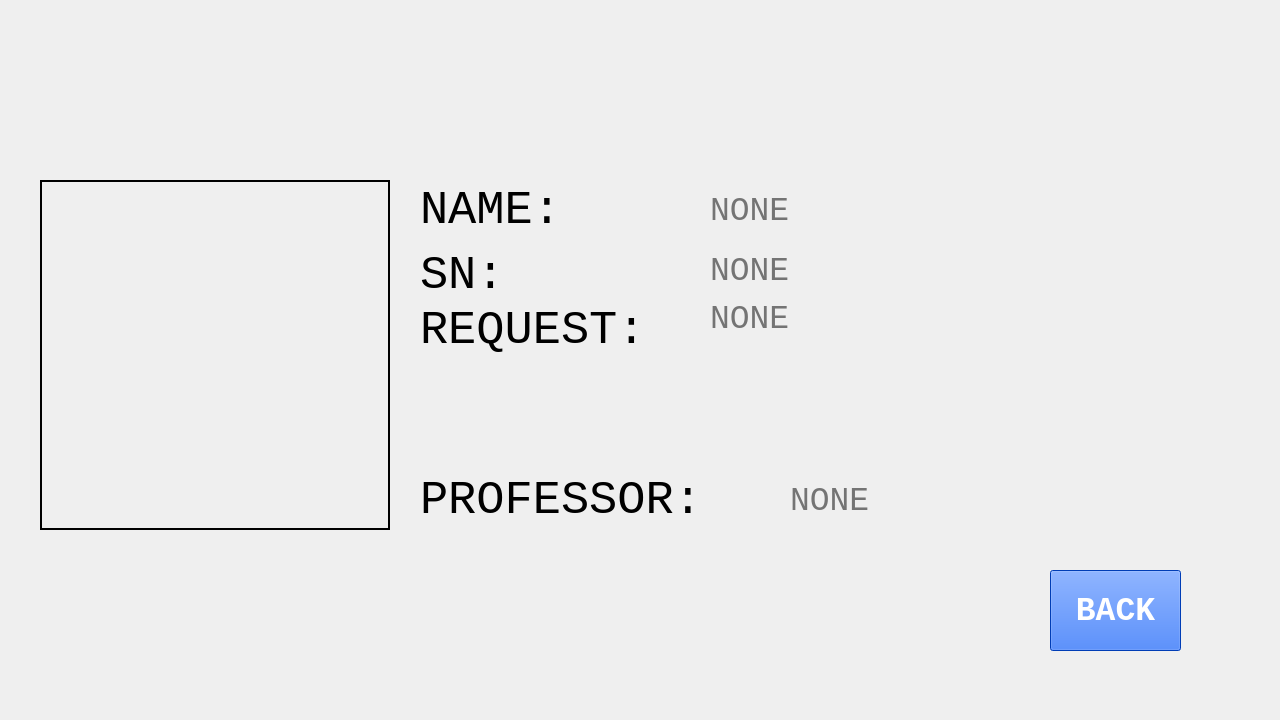
<?xml version="1.0" encoding="UTF-8"?>
<ui version="4.0">
 <class>MainRequest</class>
 <widget class="QMainWindow" name="MainRequest">
  <property name="geometry">
   <rect>
    <x>0</x>
    <y>0</y>
    <width>1280</width>
    <height>720</height>
   </rect>
  </property>
  <property name="font">
   <font>
    <family>Consolas</family>
    <pointsize>25</pointsize>
    <weight>75</weight>
    <bold>true</bold>
   </font>
  </property>
  <property name="windowTitle">
   <string>MainWindow</string>
  </property>
  <property name="styleSheet">
   <string notr="true"/>
  </property>
  <widget class="QWidget" name="centralwidget">
   <widget class="QPushButton" name="pushButtonBACK">
    <property name="geometry">
     <rect>
      <x>1050</x>
      <y>570</y>
      <width>131</width>
      <height>81</height>
     </rect>
    </property>
    <property name="font">
     <font>
      <family>Consolas</family>
      <pointsize>25</pointsize>
      <weight>75</weight>
      <bold>true</bold>
     </font>
    </property>
    <property name="styleSheet">
     <string notr="true">color: rgb(255, 255, 255);
background-color: rgb(0, 85, 255);</string>
    </property>
    <property name="text">
     <string>BACK</string>
    </property>
   </widget>
   <widget class="QLabel" name="label_4">
    <property name="geometry">
     <rect>
      <x>420</x>
      <y>470</y>
      <width>361</width>
      <height>61</height>
     </rect>
    </property>
    <property name="font">
     <font>
      <family>Consolas</family>
      <pointsize>35</pointsize>
      <weight>50</weight>
      <bold>false</bold>
     </font>
    </property>
    <property name="text">
     <string>PROFESSOR:</string>
    </property>
   </widget>
   <widget class="QLabel" name="label">
    <property name="geometry">
     <rect>
      <x>420</x>
      <y>180</y>
      <width>261</width>
      <height>61</height>
     </rect>
    </property>
    <property name="font">
     <font>
      <family>Consolas</family>
      <pointsize>35</pointsize>
      <weight>50</weight>
      <bold>false</bold>
     </font>
    </property>
    <property name="text">
     <string>NAME:</string>
    </property>
   </widget>
   <widget class="QLabel" name="label_3">
    <property name="geometry">
     <rect>
      <x>420</x>
      <y>300</y>
      <width>261</width>
      <height>61</height>
     </rect>
    </property>
    <property name="font">
     <font>
      <family>Consolas</family>
      <pointsize>35</pointsize>
      <weight>50</weight>
      <bold>false</bold>
     </font>
    </property>
    <property name="text">
     <string>REQUEST:</string>
    </property>
   </widget>
   <widget class="QLabel" name="label_2">
    <property name="geometry">
     <rect>
      <x>420</x>
      <y>250</y>
      <width>261</width>
      <height>51</height>
     </rect>
    </property>
    <property name="font">
     <font>
      <family>Consolas</family>
      <pointsize>35</pointsize>
      <weight>50</weight>
      <bold>false</bold>
     </font>
    </property>
    <property name="text">
     <string>SN:</string>
    </property>
   </widget>
   <widget class="QLabel" name="labelSN">
    <property name="geometry">
     <rect>
      <x>710</x>
      <y>240</y>
      <width>500</width>
      <height>61</height>
     </rect>
    </property>
    <property name="font">
     <font>
      <family>Consolas</family>
      <pointsize>25</pointsize>
      <weight>50</weight>
      <bold>false</bold>
     </font>
    </property>
    <property name="styleSheet">
     <string notr="true">color: rgb(116, 116, 116);</string>
    </property>
    <property name="text">
     <string>NONE</string>
    </property>
   </widget>
   <widget class="QLabel" name="labelRequest">
    <property name="geometry">
     <rect>
      <x>710</x>
      <y>300</y>
      <width>500</width>
      <height>161</height>
     </rect>
    </property>
    <property name="font">
     <font>
      <family>Consolas</family>
      <pointsize>25</pointsize>
      <weight>50</weight>
      <bold>false</bold>
     </font>
    </property>
    <property name="styleSheet">
     <string notr="true">color: rgb(116, 116, 116);</string>
    </property>
    <property name="text">
     <string>NONE</string>
    </property>
    <property name="alignment">
     <set>Qt::AlignLeading|Qt::AlignLeft|Qt::AlignTop</set>
    </property>
    <property name="wordWrap">
     <bool>true</bool>
    </property>
   </widget>
   <widget class="QLabel" name="labelProfessor">
    <property name="geometry">
     <rect>
      <x>790</x>
      <y>470</y>
      <width>421</width>
      <height>61</height>
     </rect>
    </property>
    <property name="font">
     <font>
      <family>Consolas</family>
      <pointsize>25</pointsize>
      <weight>50</weight>
      <bold>false</bold>
     </font>
    </property>
    <property name="styleSheet">
     <string notr="true">color: rgb(116, 116, 116);</string>
    </property>
    <property name="text">
     <string>NONE</string>
    </property>
   </widget>
   <widget class="QLabel" name="labelName">
    <property name="geometry">
     <rect>
      <x>710</x>
      <y>180</y>
      <width>500</width>
      <height>61</height>
     </rect>
    </property>
    <property name="font">
     <font>
      <family>Consolas</family>
      <pointsize>25</pointsize>
      <weight>50</weight>
      <bold>false</bold>
     </font>
    </property>
    <property name="styleSheet">
     <string notr="true">color: rgb(116, 116, 116);</string>
    </property>
    <property name="text">
     <string>NONE</string>
    </property>
   </widget>
   <widget class="QLabel" name="labelCamReq">
    <property name="geometry">
     <rect>
      <x>40</x>
      <y>180</y>
      <width>350</width>
      <height>350</height>
     </rect>
    </property>
    <property name="font">
     <font>
      <family>Consolas</family>
      <pointsize>35</pointsize>
     </font>
    </property>
    <property name="frameShape">
     <enum>QFrame::WinPanel</enum>
    </property>
    <property name="text">
     <string/>
    </property>
    <property name="scaledContents">
     <bool>false</bool>
    </property>
   </widget>
   <widget class="QLabel" name="bg">
    <property name="geometry">
     <rect>
      <x>0</x>
      <y>0</y>
      <width>1280</width>
      <height>720</height>
     </rect>
    </property>
    <property name="font">
     <font>
      <family>Consolas</family>
      <pointsize>35</pointsize>
     </font>
    </property>
    <property name="text">
     <string/>
    </property>
    <property name="pixmap">
     <pixmap>bg.jpg</pixmap>
    </property>
    <property name="scaledContents">
     <bool>true</bool>
    </property>
   </widget>
   <zorder>bg</zorder>
   <zorder>pushButtonBACK</zorder>
   <zorder>label_4</zorder>
   <zorder>label</zorder>
   <zorder>label_3</zorder>
   <zorder>label_2</zorder>
   <zorder>labelSN</zorder>
   <zorder>labelRequest</zorder>
   <zorder>labelProfessor</zorder>
   <zorder>labelName</zorder>
   <zorder>labelCamReq</zorder>
  </widget>
 </widget>
 <resources/>
 <connections/>
</ui>
